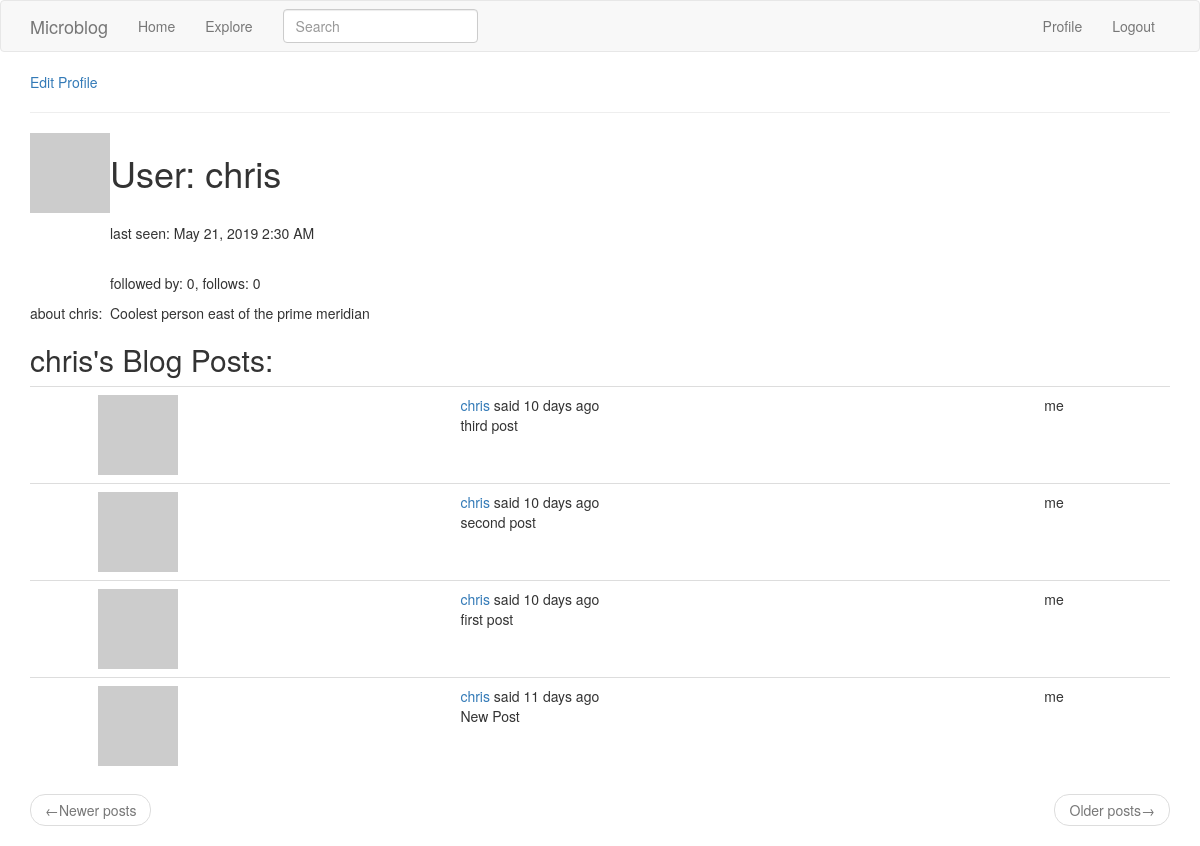
The page /user/chris (signed in) on the database as committed earlier.
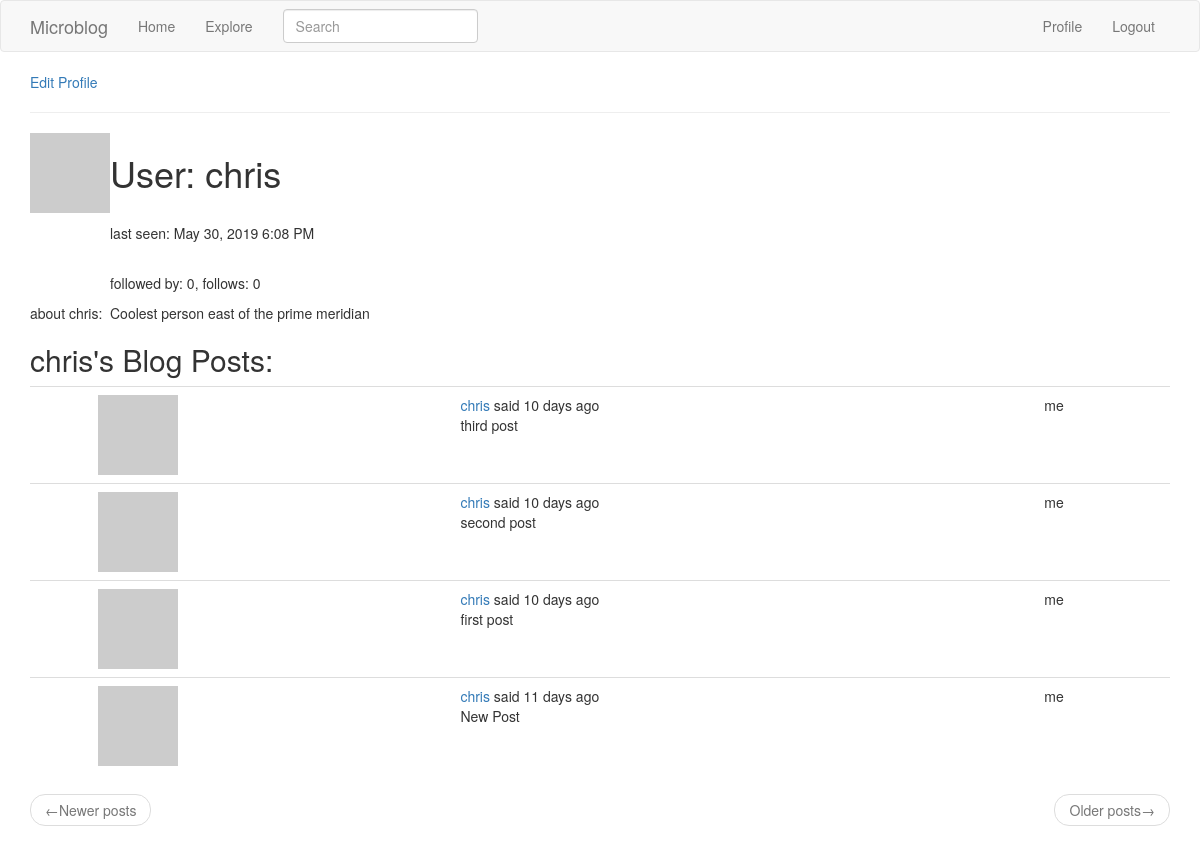
The same page on the database as committed later.
### microblog_app/models.py (models this page shows, shortened)
class User(UserMixin, db.Model):  # UserMixin makes model compatible with flask-login
    id = db.Column(db.Integer, primary_key=True)  # flask login writes User.id to session
    username = db.Column(db.String(64), index=True, unique=True)
    email = db.Column(db.String(120), index=True, unique=True)
    password_hash = db.Column(db.String(128))
    posts = db.relationship('Post', backref='author', lazy='dynamic')
    about_me = db.Column(db.String(140))
    last_visited = db.Column(db.DateTime, default=datetime.utcnow())
    followed = db.relationship(
        'User', secondary=followers,
        primaryjoin=(followers.c.follower_id == id),
        secondaryjoin=(followers.c.followed_id == id),
        backref=db.backref('followers', lazy='dynamic'),
        lazy='dynamic'
    )
    def pull_avatar(self, size):
        digest = md5(self.email.lower().encode('utf-8')).hexdigest()
        return f"https://www.gravatar.com/avatar/{digest}?d=identicon&s={size}"
    def timestamp_on_request(self):  # time stamp to update last_visited in db upon request of any page
        self.last_visited = datetime.utcnow()
        db.session.commit()

class SearchableMixin(object):
    @classmethod
    def before_commit(cls, session):
        session._changes = {
            'add': list(session.new),
            'update': list(session.dirty),
            'delete': list(session.deleted)
        }
    @classmethod
    def after_commit(cls, session):
        for obj in session._changes['add']:
            if isinstance(obj, SearchableMixin):
                add_to_index(obj.__tablename__, obj)
        for obj in session._changes['update']:
            if isinstance(obj, SearchableMixin):
                add_to_index(obj.__tablename__, obj)
        for obj in session._changes['delete']:
            if isinstance(obj, SearchableMixin):
                remove_from_index(obj.__tablename__, obj)
        session._changes = None

class Post(SearchableMixin, db.Model):
    __searchable__ = ['body']  # dunder field tells sqlalchemy not to add field to database
    id = db.Column(db.Integer, primary_key=True)
    body = db.Column(db.String(140))
    timestamp = db.Column(db.DateTime, index=True, default=datetime.utcnow)  # passing a function
    user_id = db.Column(db.Integer, db.ForeignKey('user.id'))  # uses relationship
    language = db.Column(db.String(5))  # five chars for language identification

### microblog_app/main/routes.py (the view)
@bp.route(URLRoute.user)
@login_required
def user(username):
    user = User.query.filter_by(username=username).first_or_404()  # returns either element or 404 response
    page = request.args.get('page', 1, type=int)
    posts = user.posts.order_by(Post.timestamp.desc()).paginate(
        page, current_app.config['POSTS_PER_PAGE'], False
    )
    next_page = url_for('explore', page=posts.next_num) if posts.has_next else None
    prev_page = url_for('explore', page=posts.prev_num) if posts.has_prev else None
    return render_template("user.html", title=_(f"{user.username}'s profile"), user=user, posts=posts.items,
                           next_page=next_page, prev_page=prev_page)

### microblog_app/main/forms.py
class SearchForm(FlaskForm):
    q = StringField(_l('Search'), validators=[DataRequired()])  # query
    def __init__(self, *args, **kwargs):
        if 'formdata' not in kwargs:
            kwargs['formdata'] = request.args
        if 'csrf_enabled' not in kwargs:
            kwargs['csrf_enabled'] = False
        super(SearchForm, self).__init__(*args, **kwargs)

### microblog_app/main/routes.py (called while the page is built)
@bp.app_context_processor
def load_context():
    action = {
        'search': Action.search,
        'user': Action.user,
        'edit_profile': Action.edit_profile,
        'explore': Action.explore,
        'follow': Action.follow,
        'unfollow': Action.unfollow,
        'index': Action.index,
        'login': Action.login,
        'logout': Action.logout,
        'register': Action.register,
        'request_password_reset': Action.request_password_reset
    }
    g.search_form = SearchForm()
    if current_user.is_anonymous:
        g.search_form = None
    return dict(
        Action=action, search_form=g.search_form
    )

@bp.before_request  # applies to all routes in the application
def before_request():
    if current_user.is_authenticated:
        current_user.timestamp_on_request()
        g.search_form = SearchForm()
    g.locale = str(get_locale())  # g is a static field that can hold data and is accessible between request points

### microblog_app/models.py (called while the page is built)
@login.user_loader
def load_user(id):
    return User.query.get(int(id))

### microblog_app/templates/user.html (shortened to what this page needs)
{% extends "base.html" %}
{% block app_content %}
{% if current_user == user %}
    <p><a href="{{ url_for(Action.edit_profile) }}">{{ _('Edit Profile') }}</a></p>
{% elif current_user.is_following(user) %}
    <p><a href="{{ url_for(Action.unfollow, username=user.username) }}">{{ _('unfollow') }}</a></p>
{% elif not current_user.is_following(user) %}
    <p><a href="{{ url_for(Action.follow, username=user.username) }}">{{ _('follow') }}</a></p>
{% endif %}
<table>
    <tr valign="top">
        <td><img src="{{ user.pull_avatar(128) }}"></td>
        <td>
            <h1>User: {{ user.username }}</h1>
            <br>
            <p>last seen:
                {% if user.last_visited %}
                    {{ moment(user.last_visited).format('LLL') }}
                {% else %}
                    {{ _('no information') }}
                {% endif %}</p>
            <br>
            <p>
                {{ _('followed by') }}: {{ user.followers.count() }},
                {{ _('follows') }}: {{ user.followed.count()}}
            </p>
        </td>
    </tr>
    <tr>
        <td>
            {{ _('about') }} {{ user.username }}:
        </td>
        <td>
            {% if user.about_me %}
                {{ _(user.about_me) }}
            {% else %}
                {{ _('No information') }}
            {% endif %}
        </td>
    </tr>
    <hr>
</table>
<h2>{{ user.username }}'s {{ _('Blog Posts') }}:</h2>
{% include "_posts.html" %}
{% endblock %}

### microblog_app/templates/base.html (shortened to what this page needs)
{% extends 'bootstrap/base.html' %}
{% block navbar %}
    <nav class="navbar navbar-default">
        <div class="container">
            <div class="navbar-header">
                <a class="navbar-brand" href="{{ url_for(Action.index) }}">Microblog</a>
            </div>
            <div class="collapse navbar-collapse" id="bs-example-navbar-collapse-1">
                <ul class="nav navbar-nav">
                    <li><a href="{{ url_for(Action.index) }}">{{ _('Home') }}</a></li>
                    <li><a href="{{ url_for(Action.explore) }}">{{ _('Explore') }}</a></li>
                </ul>
                {% if search_form %}
                <form class="navbar-form navbar-left" method="get" action="{{ url_for(Action.search) }}">
                    <div class="form-group">
                        {{ search_form.q(size=20, class='form-control', placeholder=search_form.q.label.text) }}
                    </div>
                </form>
                {% endif %}
                <ul class="nav navbar-nav navbar-right">
                    {% if current_user.is_anonymous %}
                    <li><a href="{{ url_for(Action.login) }}">{{ _('Login') }}</a></li>
                    {% else %}
                    <li><a href="{{ url_for(Action.user, username=current_user.username) }}">{{ _('Profile') }}</a></li>
                    <li><a href="{{ url_for(Action.logout) }}">{{ _('Logout') }}</a></li>
                    {% endif %}
                </ul>
            </div>
        </div>
    </nav>
{% endblock %}
{% block content %}
    <div class="container">
        {% block app_content %}{% endblock %}
    </div>
{% endblock %}

### microblog_app/templates/_posts.html (shortened to what this page needs)
{% if posts %}
    <table class="table table-hover">
    {% for post in posts %}
            <td valign="top">
                <td><img src="{{ post.author.pull_avatar(36) }}"></td>
                <td>
                    {{
                    _('%(username)s said %(when)s',
                    username=user_link,
                    when=moment(post.timestamp).fromNow())
                    }}
                    <br/>
                    <span id="post{{ post.id }}">
                        {{ _(post.body) }}
                    </span>
                </td>
                <td>
                {% if current_user.username == post.author.username %}
                    <p>{{ _('me') }}</p>
                {% elif current_user.is_following(post.author) %}
                    <a href="{{ url_for(Action.unfollow, username=post.author.username) }}">{{ _('unfollow') }}</a>
                {% elif not current_user.is_following(post.author) %}
                    <a href="{{ url_for(Action.follow, username=post.author.username) }}">{{ _('follow') }}</a>
                {% endif %}
                </td>
    {% endfor %}
    </table>
    <nav aria-label="...">
        <ul class="pager">
            <li class="previous {% if not prev_page %} disabled {% endif %}">
                <a href="{{ prev_page or '#' }}">
                    <span aria-hidden="true">&larr;</span>{{ _('Newer posts') }}
                </a>
            </li>
            <li class="next {% if not prev_page %} disabled {% endif %}">
                <a href="{{ next_page or '#' }}">
                    {{ _('Older posts') }}<span aria-hidden="true">&rarr;</span>
                </a>
            </li>
        </ul>
    </nav>
{% else %}
    <p>{{ _('No blog posts to show!') }}</p>
{% endif %}

Rows that differ between the two databases and show on the page:
changed User "chris": last_visited "May 21, 2019 2:30 AM" → "May 30, 2019 6:08 PM"
